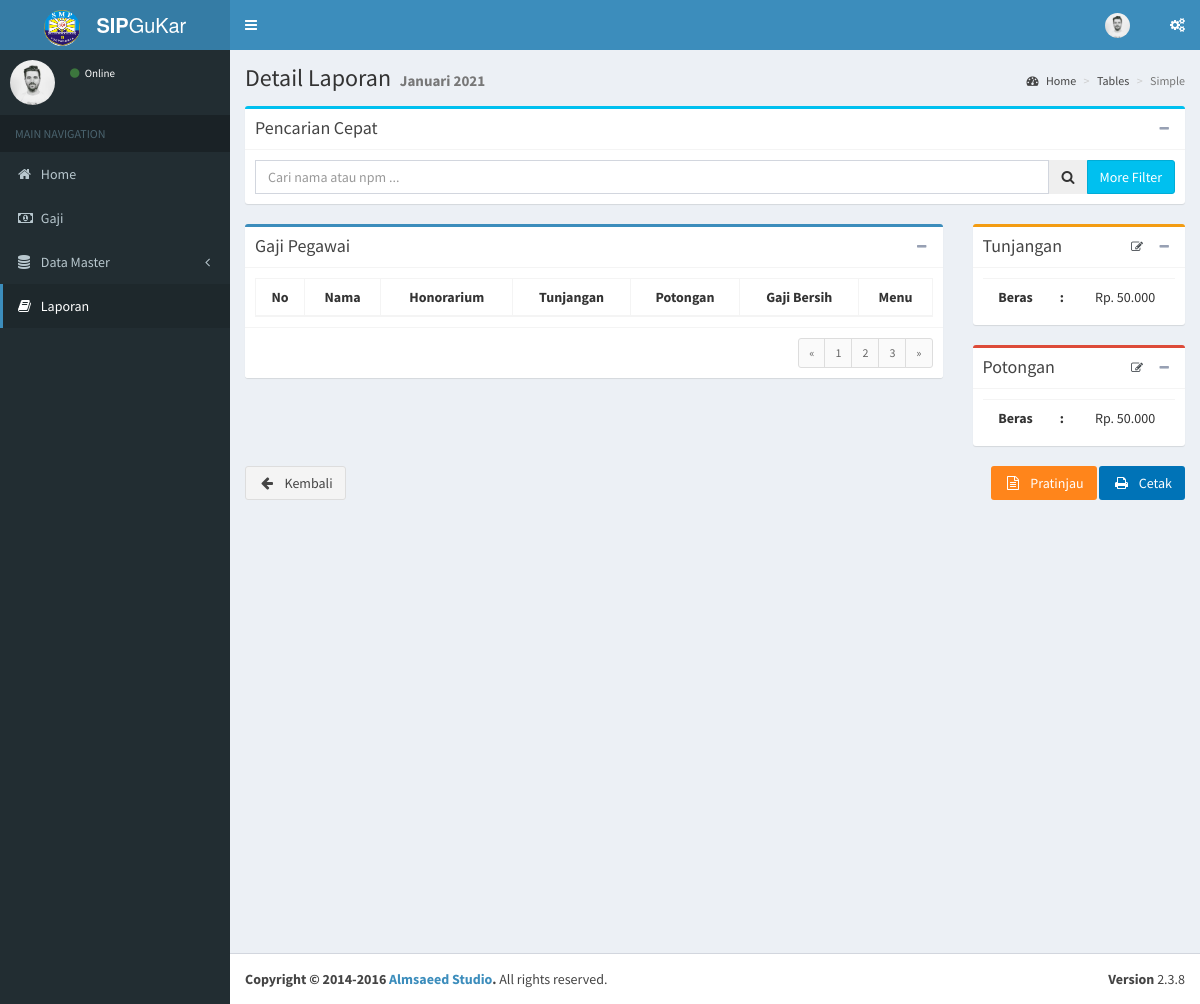
Page /laporan/detail/2021-01 on the earlier database version.
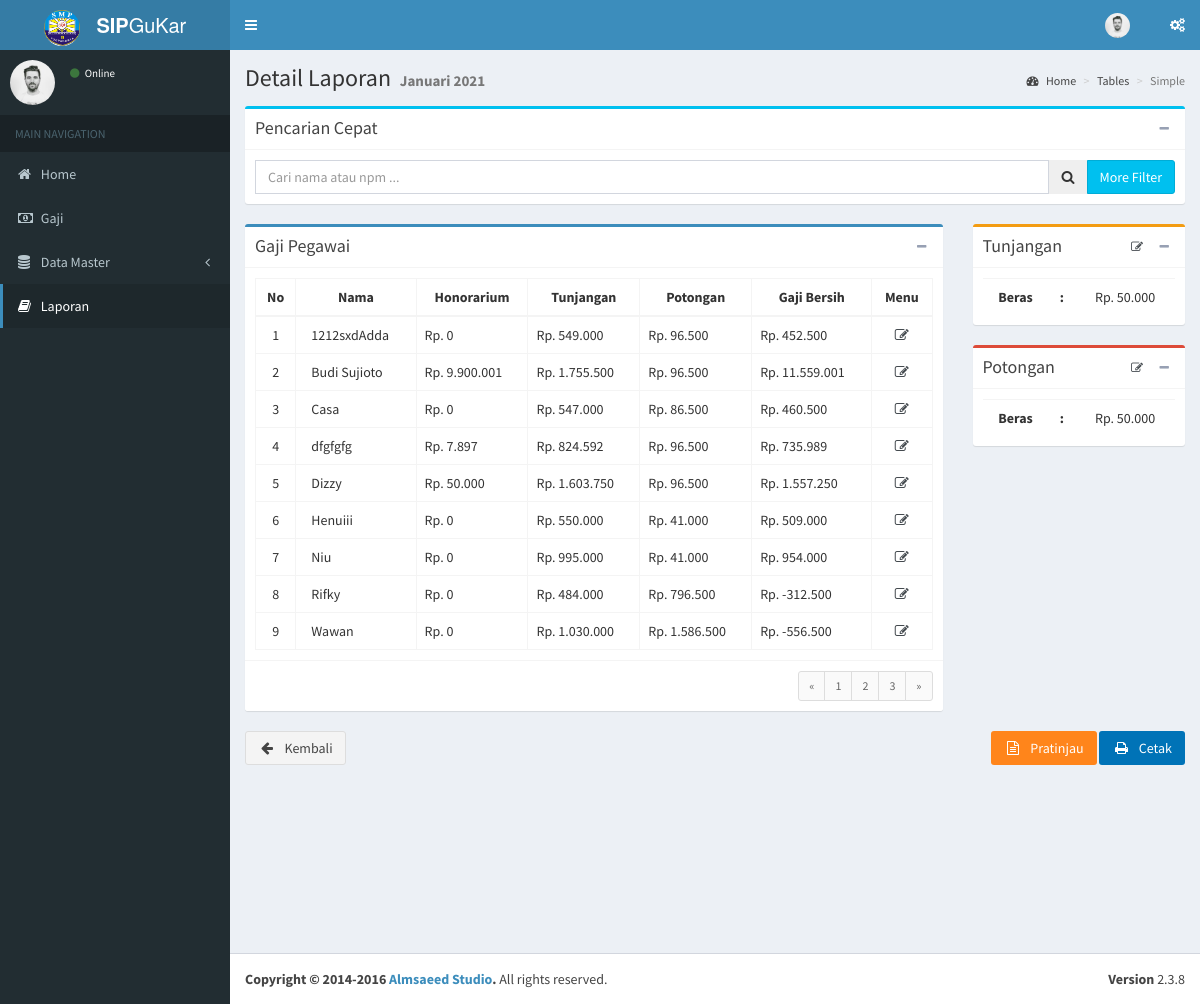
Same page on the later database version.
### tables this page shows
CREATE TABLE `b_gaji` (
  `id_gaji` int(11) NOT NULL,
  `honor` int(11) NOT NULL,
  `tunjangan` int(11) NOT NULL,
  `potongan` int(11) NOT NULL,
  `gaji` int(11) NOT NULL,
  `id_pegawai` int(11) NOT NULL,
  `created_at` timestamp NOT NULL DEFAULT current_timestamp(),
  `created_by` int(11) DEFAULT NULL,
  `updated_at` timestamp NOT NULL DEFAULT current_timestamp() ON UPDATE current_timestamp(),
  `updated_by` int(11) NOT NULL
);

CREATE TABLE `pegawai` (
  `id_pegawai` int(11) NOT NULL,
  `nbm` varchar(100) DEFAULT NULL,
  `nama` varchar(100) NOT NULL,
  `foto` varchar(300) DEFAULT NULL,
  `tempat_lahir` varchar(100) NOT NULL,
  `tgl_lahir` date NOT NULL,
  `telepon` int(20) NOT NULL,
  `jns_pegawai` enum('G','K') NOT NULL,
  `gender` enum('P','L') NOT NULL,
  `email` varchar(100) NOT NULL,
  `status_pegawai` enum('P','T0','T1') DEFAULT NULL,
  `status` int(1) NOT NULL,
  `agama` enum('Islam','Protestan','Katolik','Hindu','Buddha','Khonghucu') NOT NULL,
  `umur` varchar(20) NOT NULL,
  `honor` varchar(11) DEFAULT NULL,
  `masa_kerja` int(11) NOT NULL,
  `created_at` timestamp NULL DEFAULT current_timestamp(),
  `updated_at` timestamp NOT NULL DEFAULT current_timestamp() ON UPDATE current_timestamp(),
  `created_by` int(11) DEFAULT NULL,
  `updated_by` int(11) DEFAULT NULL
);

### application/libraries/Template.php (called while the page is built)
<?php if ( ! defined('BASEPATH')) exit('No direct script access allowed');
class Template {
		var $template_data = array();
		function set($name, $value)
		{
			$this->template_data[$name] = $value;
		}
		function load($template = '', $view = '' , $view_data = array(), $return = FALSE)
		{
			$this->CI =& get_instance();
			$this->set('contents', $this->CI->load->view($view, $view_data, TRUE));
			return $this->CI->load->view($template, $this->template_data, $return);
		}
}
?>

### application/controllers/Laporan.php (called while the page is built, shortened)
<?php
class Laporan extends CI_Controller {
	public function detail()
	{
		$id_date = $this->uri->segment(3);
		$data['id_date'] = $id_date;
		$data['title'] = 'Detail Laporan';
		$data['desc'] = month($id_date).' '.year($id_date);
		$data['gajis'] = $this->M_laporan->get_gaji($id_date)->result_array();
		$data['tunjangan'] = $this->M_laporan->get_tunjangan($id_date)->row_array();
		$this->template->load('index','laporan/detail_laporan', $data);
	}
}
?>

### index.php (called while the page is built, shortened)
<?php
require_once BASEPATH.'core/CodeIgniter.php';

### application/models/M_laporan.php (called while the page is built, shortened)
<?php
class M_laporan extends CI_Model
{
	public function get_gaji($id_date)
	{
		if ($id_date != NULL) {
			$date = explode('-', $id_date);
			$month = $date[1];
			$year = year($id_date);
			$this->db->select('bg.*, p.nama');
			$this->db->join('pegawai p', 'p.id_pegawai = bg.id_pegawai', 'LEFT');
			$data = $this->db->get_where('b_gaji bg', array('month(bg.created_at)' => $month, 'year(bg.created_at)' => $year));
		}
		return $data;
	}
	public function get_tunjangan($id_date)
	{
		$date = explode('-', $id_date);
		$month = $date[1];
		$year = year($id_date);
		$this->db->select('bg.*, p.nama');
		$this->db->join('pegawai p', 'p.id_pegawai = bg.id_pegawai', 'LEFT');
		return $this->db->get_where('b_gaji bg', array('month(bg.created_at)' => $month, 'year(bg.created_at)' => $year));
	}
}
?>

### application/helpers/dateConvert_helper.php (called while the page is built, shortened)
<?php
function year($date){
	$year = explode('-', $date);
	return $year[0];
}
?>

### application/views/laporan/detail_laporan.php (the view, shortened to what the changed rows need)
<section class="content">
	<div class="row">
		<div class="col-md-9 pull-left">
			<div class="box box-primary">
				<div class="box-body">
					<table class="table table-bordered table-hover text-center">
						<thead>
							<th>No</th>
							<th>Nama</th>
							<th>Honorarium</th>
							<th>Tunjangan</th>
							<th>Potongan</th>
							<th>Gaji Bersih</th>
							<th>Menu</th>
						</thead>
						<tbody>
							<?php $no=1; foreach ($gajis as $key => $gaji) { ?>
							<tr>
								<td><?php echo $no++;?></td>
								<td style="text-align: left; padding-left: 15px;"><?php echo $gaji['nama'];?></td>
								<td style="text-align: left;">Rp. <?php echo number_format($gaji['honor'], 0, ',','.');?></td>
								<td style="text-align: left;">Rp. <?php echo number_format($gaji['tunjangan'], 0, ',','.');?></td>
								<td style="text-align: left;">Rp. <?php echo number_format($gaji['potongan'], 0, ',','.');?></td>
								<td style="text-align: left;">Rp. <?php echo number_format($gaji['gaji'], 0, ',','.');?></td>
								<td><a style="color: #444A4F;" href="<?php echo site_url('laporan/gaji/edit/'.$gaji['id_gaji']);?>" title="Edit" data-tooltip="tooltip" data-placement="top">
									<i class="fa fa-fw fa-pencil-square-o"></i>
								</a></td>
							</tr>
							<?php } ?>
						</tbody>
					</table>
				</div>
			</div>
		</div>
		<div class="col-md-3 pull-right">
			<div class="box box-warning">
				<div class="box-body">
					<table class="table table-hover text-center">
						<tbody>
							<tr>
								<th>Beras</th>
								<th>:</th>
							</tr>
						</tbody>
					</table>
				</div>
			</div>
			<div class="box box-danger">
				<div class="box-body">
					<table class="table table-hover text-center">
						<tbody>
							<tr>
								<th>Beras</th>
								<th>:</th>
							</tr>
						</tbody>
					</table>
				</div>
			</div>
		</div>
	</div>
</section>
</div>

Differences in the rows shown:
added b_gaji: id_pegawai.nama "1212sxdAdda", honor "0", tunjangan "549.000", potongan "96.500", gaji "452.500"
added b_gaji: id_pegawai.nama "Budi Sujioto", honor "9.900.001", tunjangan "1.755.500", potongan "96.500", gaji "11.559.001"
added b_gaji: id_pegawai.nama "Casa", honor "0", tunjangan "547.000", potongan "86.500", gaji "460.500"
added b_gaji: id_pegawai.nama "dfgfgfg", honor "7.897", tunjangan "824.592", potongan "96.500", gaji "735.989"
added b_gaji: id_pegawai.nama "Dizzy", honor "50.000", tunjangan "1.603.750", potongan "96.500", gaji "1.557.250"
added b_gaji: id_pegawai.nama "Henuiii", honor "0", tunjangan "550.000", potongan "41.000", gaji "509.000"
added b_gaji: id_pegawai.nama "Niu", honor "0", tunjangan "995.000", potongan "41.000", gaji "954.000"
added b_gaji: id_pegawai.nama "Rifky", honor "0", tunjangan "484.000", potongan "796.500", gaji "-312.500"
added b_gaji: id_pegawai.nama "Wawan", honor "0", tunjangan "1.030.000", potongan "1.586.500", gaji "-556.500"
